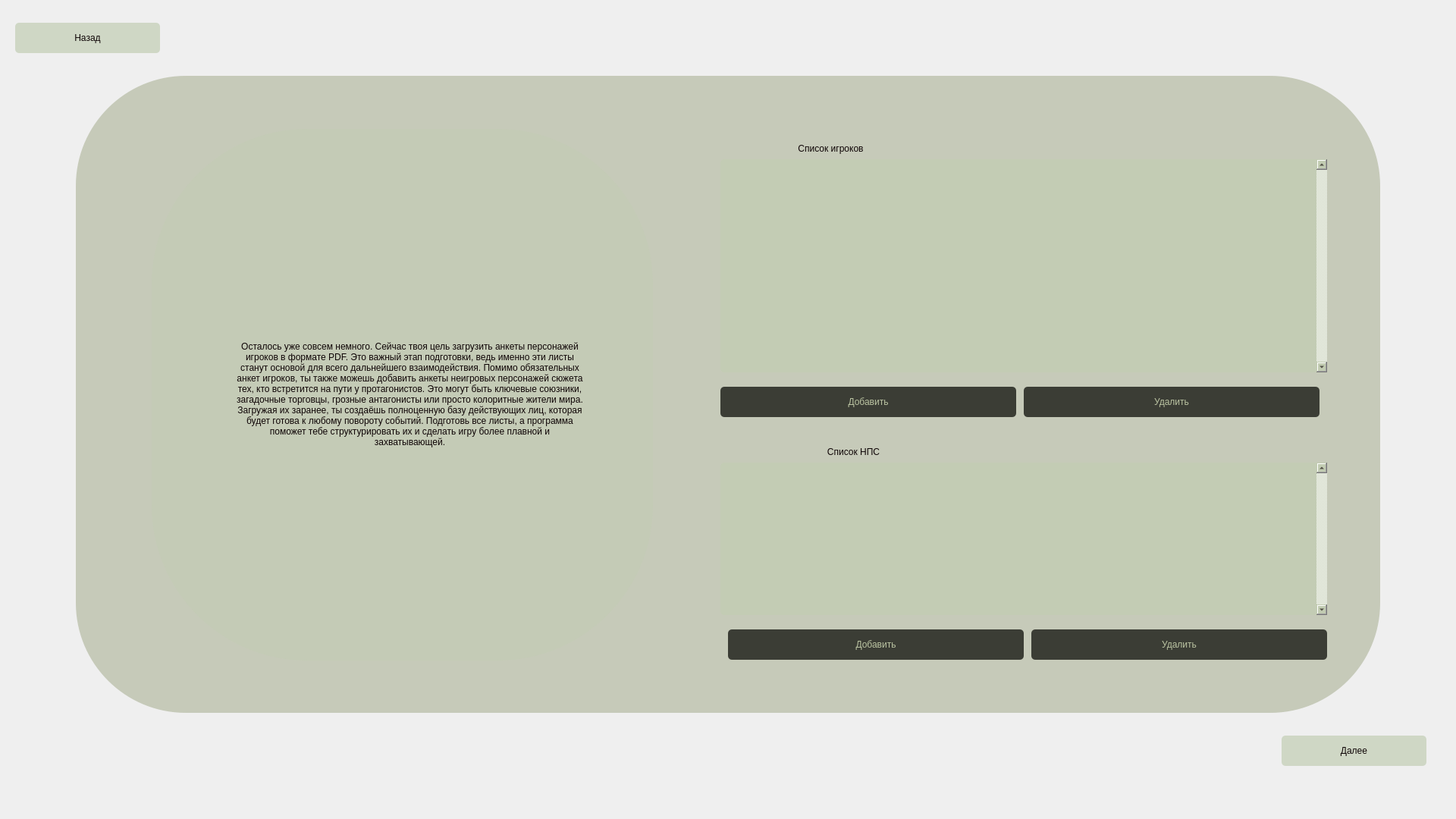
<?xml version="1.0" encoding="UTF-8"?>
<ui version="4.0">
 <class>Form3</class>
 <widget class="QWidget" name="Form3">
  <property name="geometry">
   <rect>
    <x>0</x>
    <y>0</y>
    <width>1920</width>
    <height>1080</height>
   </rect>
  </property>
  <property name="windowTitle">
   <string>Form</string>
  </property>
  <widget class="QLabel" name="label">
   <property name="geometry">
    <rect>
     <x>0</x>
     <y>0</y>
     <width>1920</width>
     <height>1080</height>
    </rect>
   </property>
   <property name="styleSheet">
    <string notr="true">border-image: url(&quot;/home/dis/Документы/sharag/sh3_2/мдк 02/kod/dnd/picture/forest5.jpg&quot;) 0 0 0 0 stretch stretch</string>
   </property>
   <property name="text">
    <string/>
   </property>
  </widget>
  <widget class="QLabel" name="label_2">
   <property name="geometry">
    <rect>
     <x>100</x>
     <y>100</y>
     <width>1720</width>
     <height>840</height>
    </rect>
   </property>
   <property name="styleSheet">
    <string notr="true">/*background-color: rgba(241, 243, 181, 55);*/
background-color: rgba(99, 113, 54, 75);
border-radius: 145px;</string>
   </property>
   <property name="text">
    <string/>
   </property>
  </widget>
  <widget class="QLabel" name="label_3">
   <property name="geometry">
    <rect>
     <x>200</x>
     <y>170</y>
     <width>661</width>
     <height>701</height>
    </rect>
   </property>
   <property name="styleSheet">
    <string notr="true">
color: rgb(14, 4, 5);
font: 500 italic 18pt &quot;Z003 [urw]&quot;;
background-color: rgba(193, 204, 178, 115);
border-radius: 205px;
opacity: 0.5;</string>
   </property>
   <property name="text">
    <string>&lt;html&gt;&lt;head/&gt;&lt;body&gt;&lt;p align=&quot;justify&quot;&gt;&lt;br/&gt;&lt;/p&gt;&lt;/body&gt;&lt;/html&gt;</string>
   </property>
   <property name="textFormat">
    <enum>Qt::TextFormat::AutoText</enum>
   </property>
   <property name="scaledContents">
    <bool>false</bool>
   </property>
   <property name="wordWrap">
    <bool>true</bool>
   </property>
  </widget>
  <widget class="QPushButton" name="ptm_del_kvest">
   <property name="geometry">
    <rect>
     <x>1350</x>
     <y>510</y>
     <width>390</width>
     <height>40</height>
    </rect>
   </property>
   <property name="styleSheet">
    <string notr="true">color: rgb(188, 197, 163);
font: 500 italic 20pt &quot;Z003 [urw]&quot;;
background-color: rgba(21, 22, 17,200);
border-radius: 5px;
opacity: 0.5;</string>
   </property>
   <property name="text">
    <string>Удалить</string>
   </property>
  </widget>
  <widget class="QPushButton" name="btm_add_kvest">
   <property name="geometry">
    <rect>
     <x>950</x>
     <y>510</y>
     <width>390</width>
     <height>40</height>
    </rect>
   </property>
   <property name="styleSheet">
    <string notr="true">color: rgb(188, 197, 163);
font: 500 italic 20pt &quot;Z003 [urw]&quot;;
background-color: rgba(21, 22, 17,200);
border-radius: 5px;
opacity: 0.5;</string>
   </property>
   <property name="text">
    <string>Добавить</string>
   </property>
  </widget>
  <widget class="QListWidget" name="list_kvest">
   <property name="geometry">
    <rect>
     <x>950</x>
     <y>210</y>
     <width>800</width>
     <height>281</height>
    </rect>
   </property>
   <property name="styleSheet">
    <string notr="true">color: rgb(14, 4, 5);
font: 500 italic 16pt &quot;Z003 [urw]&quot;;
background-color: rgba(193, 204, 178, 195);
border-radius: 5px;
opacity: 0.5;</string>
   </property>
   <property name="verticalScrollBarPolicy">
    <enum>Qt::ScrollBarPolicy::ScrollBarAlwaysOn</enum>
   </property>
  </widget>
  <widget class="QPushButton" name="btm_dalee">
   <property name="geometry">
    <rect>
     <x>1690</x>
     <y>970</y>
     <width>191</width>
     <height>40</height>
    </rect>
   </property>
   <property name="styleSheet">
    <string notr="true">color: rgb(14, 4, 5);
font: 500 italic 20pt &quot;Z003 [urw]&quot;;
background-color: rgba(193, 204, 178, 175);
border-radius: 5px;
opacity: 0.5;</string>
   </property>
   <property name="text">
    <string>Далее</string>
   </property>
  </widget>
  <widget class="QPushButton" name="btm_nazad">
   <property name="geometry">
    <rect>
     <x>20</x>
     <y>30</y>
     <width>191</width>
     <height>40</height>
    </rect>
   </property>
   <property name="styleSheet">
    <string notr="true">color: rgb(14, 4, 5);
font: 500 italic 20pt &quot;Z003 [urw]&quot;;
background-color: rgba(193, 204, 178, 175);
border-radius: 5px;
opacity: 0.5;</string>
   </property>
   <property name="text">
    <string>Назад</string>
   </property>
  </widget>
  <widget class="QLabel" name="label_4">
   <property name="geometry">
    <rect>
     <x>310</x>
     <y>200</y>
     <width>461</width>
     <height>641</height>
    </rect>
   </property>
   <property name="styleSheet">
    <string notr="true">
color: rgb(14, 4, 5);
font: 500 italic 18pt &quot;Z003 [urw]&quot;;
</string>
   </property>
   <property name="text">
    <string>&lt;html&gt;&lt;head/&gt;&lt;body&gt;&lt;p align=&quot;center&quot;&gt;Осталось уже совсем немного. Сейчас твоя цель загрузить анкеты персонажей игроков в формате PDF. Это важный этап подготовки, ведь именно эти листы станут основой для всего дальнейшего взаимодействия. Помимо обязательных анкет игроков, ты также можешь добавить анкеты неигровых персонажей сюжета тех, кто встретится на пути у протагонистов. Это могут быть ключевые союзники, загадочные торговцы, грозные антагонисты или просто колоритные жители мира. Загружая их заранее, ты создаёшь полноценную базу действующих лиц, которая будет готова к любому повороту событий. Подготовь все листы, а программа поможет тебе структурировать их и сделать игру более плавной и захватывающей.&lt;/p&gt;&lt;/body&gt;&lt;/html&gt;</string>
   </property>
   <property name="scaledContents">
    <bool>true</bool>
   </property>
   <property name="wordWrap">
    <bool>true</bool>
   </property>
  </widget>
  <widget class="QListWidget" name="list_kvest_2">
   <property name="geometry">
    <rect>
     <x>950</x>
     <y>610</y>
     <width>800</width>
     <height>201</height>
    </rect>
   </property>
   <property name="styleSheet">
    <string notr="true">
color: rgb(14, 4, 5);
font: 500 italic 16pt &quot;Z003 [urw]&quot;;
background-color: rgba(193, 204, 178, 195);
border-radius: 5px;
opacity: 0.5;</string>
   </property>
   <property name="verticalScrollBarPolicy">
    <enum>Qt::ScrollBarPolicy::ScrollBarAlwaysOn</enum>
   </property>
  </widget>
  <widget class="QLabel" name="label_5">
   <property name="geometry">
    <rect>
     <x>950</x>
     <y>180</y>
     <width>291</width>
     <height>31</height>
    </rect>
   </property>
   <property name="styleSheet">
    <string notr="true">
color: rgb(14, 4, 5);
font: 500 italic 18pt &quot;Z003 [urw]&quot;;
</string>
   </property>
   <property name="text">
    <string>Список игроков</string>
   </property>
   <property name="alignment">
    <set>Qt::AlignmentFlag::AlignCenter</set>
   </property>
  </widget>
  <widget class="QLabel" name="label_9">
   <property name="geometry">
    <rect>
     <x>980</x>
     <y>580</y>
     <width>291</width>
     <height>31</height>
    </rect>
   </property>
   <property name="styleSheet">
    <string notr="true">
color: rgb(14, 4, 5);
font: 500 italic 18pt &quot;Z003 [urw]&quot;;
</string>
   </property>
   <property name="text">
    <string>Список НПС</string>
   </property>
   <property name="alignment">
    <set>Qt::AlignmentFlag::AlignCenter</set>
   </property>
  </widget>
  <widget class="QPushButton" name="btm_add_kvest_2">
   <property name="geometry">
    <rect>
     <x>960</x>
     <y>830</y>
     <width>390</width>
     <height>40</height>
    </rect>
   </property>
   <property name="styleSheet">
    <string notr="true">color: rgb(188, 197, 163);
font: 500 italic 20pt &quot;Z003 [urw]&quot;;
background-color: rgba(21, 22, 17,200);
border-radius: 5px;
opacity: 0.5;</string>
   </property>
   <property name="text">
    <string>Добавить</string>
   </property>
  </widget>
  <widget class="QPushButton" name="ptm_del_kvest_2">
   <property name="geometry">
    <rect>
     <x>1360</x>
     <y>830</y>
     <width>390</width>
     <height>40</height>
    </rect>
   </property>
   <property name="styleSheet">
    <string notr="true">color: rgb(188, 197, 163);
font: 500 italic 20pt &quot;Z003 [urw]&quot;;
background-color: rgba(21, 22, 17,200);
border-radius: 5px;
opacity: 0.5;</string>
   </property>
   <property name="text">
    <string>Удалить</string>
   </property>
  </widget>
 </widget>
 <resources/>
 <connections/>
</ui>
